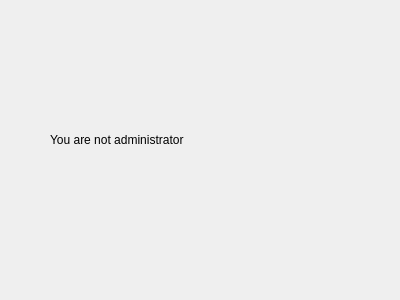
<?xml version="1.0" encoding="UTF-8"?>
<ui version="4.0">
 <class>Error</class>
 <widget class="QWidget" name="Error">
  <property name="geometry">
   <rect>
    <x>0</x>
    <y>0</y>
    <width>400</width>
    <height>300</height>
   </rect>
  </property>
  <property name="windowTitle">
   <string>Form</string>
  </property>
  <widget class="QLabel" name="tips">
   <property name="geometry">
    <rect>
     <x>50</x>
     <y>130</y>
     <width>301</width>
     <height>20</height>
    </rect>
   </property>
   <property name="styleSheet">
    <string notr="true">font: 20pt &quot;Arial&quot;;</string>
   </property>
   <property name="text">
    <string>You are not administrator</string>
   </property>
  </widget>
 </widget>
 <resources/>
 <connections/>
</ui>
